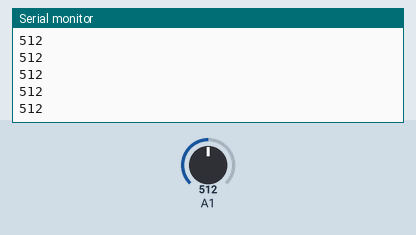
Recording of a sketch running on a simulated Arduino Uno, built with avr-gcc and run on an emulated ATmega328P. Shown: the last lines printed to the serial monitor. Inputs (shaded band) come from the test bench; at power-on: A1 = 512.

Above: at 1.2 s.
1.3 s: A1 set to 716
At 2.4 s:
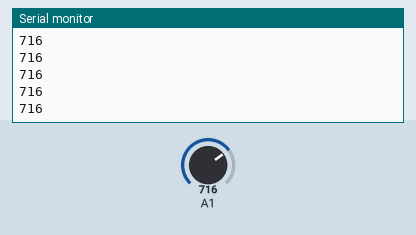
2.8 s: A1 set to 900
At 3.7 s:
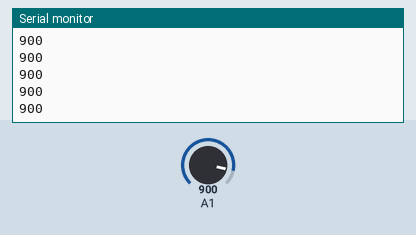
Timing chart, 0 to 5.8 s (numbered marks = the images above; inputs shaded):
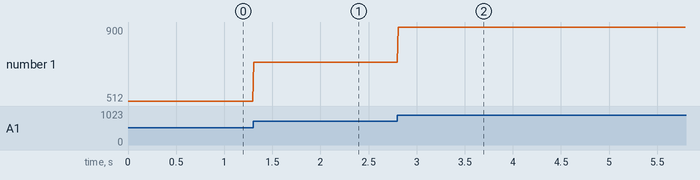

Measured:
- after the input at 1.3 s, the serial monitor: prints a new line at once (image 1)
- after the input at 2.8 s, the serial monitor: prints a new line at once (image 2)
- plotted number 1: 512 → 716 after the input at 1.3 s, 716 → 900 after the input at 2.8 s

The sketch:

analogReadSerial_basic.ino
```cpp
void setup() {
  // put your setup code here, to run once:
  Serial.begin(115200);
  analogReference(INTERNAL);
}

void loop() {
  // put your main code here, to run repeatedly:
unsigned long time1 = millis();
int count = 0;
// while(millis()-time1<200) {
//   int val = analogRead(A1);
//   count++;
// // if(val>39){
// // Serial.println(255);
// // }
// // else{
// // Serial.println(0);
// // }
// //Serial.println(val);
// //delay(100);
// }
int val = analogRead(A1);
Serial.println(val);
delay(10);
//while(1);
}
```
